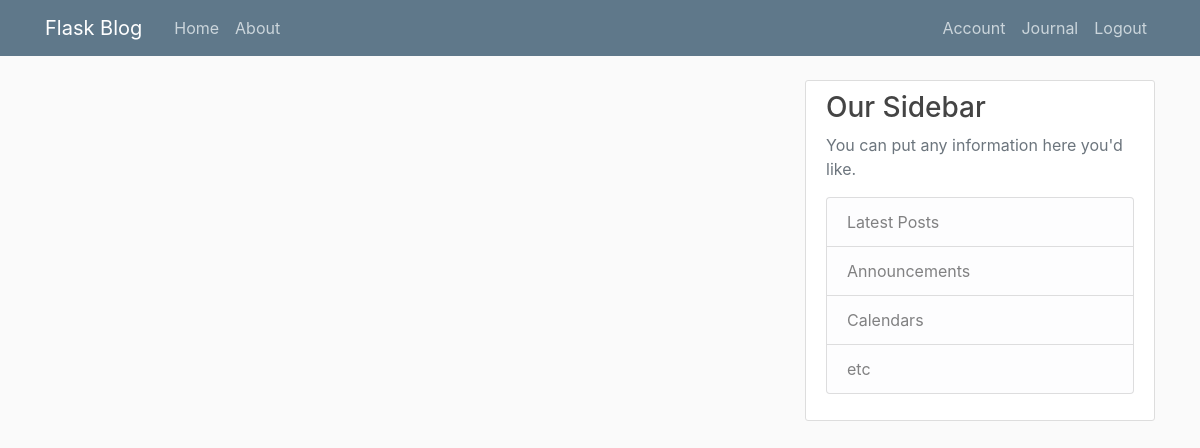
Page /home (signed in) on the earlier database version.
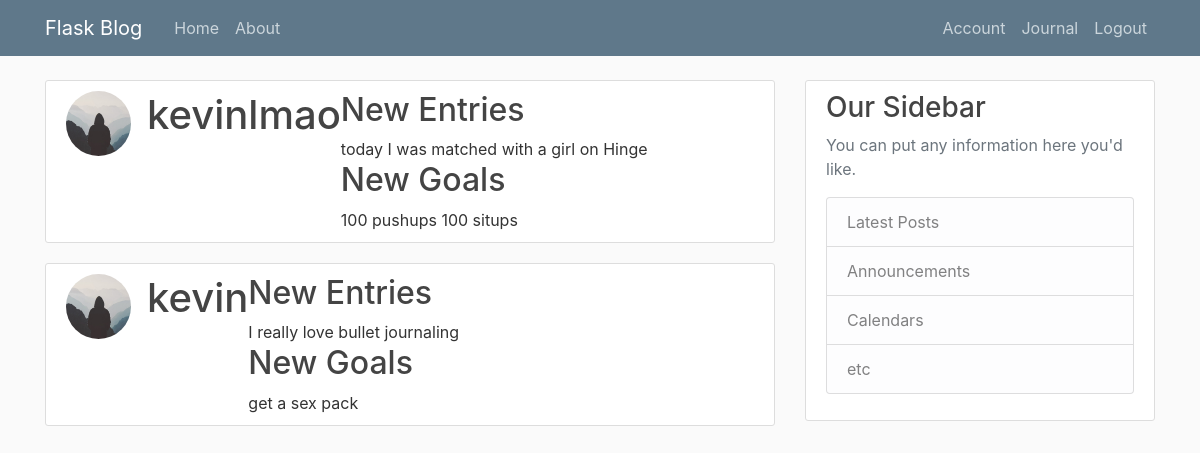
Same page on the later database version.
### flaskblog/models.py (models this page shows)
class User(db.Model, UserMixin):
    id = db.Column(db.Integer, primary_key=True)
    username = db.Column(db.String(20), unique=True, nullable=False)
    email = db.Column(db.String(120), unique=True, nullable=False)
    image_file = db.Column(db.String(20), nullable=False, default='default.jpg')
    password = db.Column(db.String(60), nullable=False)
    pages = db.relationship("Page", backref="user")
    friends = db.relationship("User", secondary=friendship,
                           primaryjoin=id==friendship.c.friend_a_id,
                           secondaryjoin=id==friendship.c.friend_b_id)
    community = db.relationship("Community", secondary=membership, backref="members")
    def __repr__(self):
        return f"User('{self.username}', '{self.email}', '{self.image_file}')"

class Entry(db.Model):
    id = db.Column(db.Integer, primary_key=True)
    page_id = db.Column(db.Integer, db.ForeignKey('page.id'), nullable=False)
    text = db.Column(db.String(500), nullable=False)
    def __repr__(self):
        return f"Entry('{self.text}')"

class Goal(db.Model):
    id = db.Column(db.Integer, primary_key=True)
    page_id = db.Column(db.Integer, db.ForeignKey('page.id'), nullable=False)
    goals = db.Column(db.String(500), nullable=False)
    def __repr__(self):
        return f"Goal('{self.goals}')"

### flaskblog/routes.py (the view)
@app.route("/home", methods=['GET', 'POST'])
@login_required
def home():
    entries = defaultdict(list)
    goals = defaultdict(list)
    print("friends", current_user.friends)
    for friend in current_user.friends:
        print("friend", friend)
        for page in friend.pages:
            print("page", page)
            entries[friend].extend(Entry.query.filter_by(page_id=page.id).all())
            goals[friend].extend(Goal.query.filter_by(page_id=page.id).all())
    print(entries)
    print(goals)
    return render_template('home.html', entries=entries, goals=goals)

### flaskblog/models.py (called while the page is built)
@login_manager.user_loader
def load_user(user_id):
    return User.query.get(int(user_id))

    def __repr__(self):
        return f"Page('{self.title}')"

### flaskblog/templates/home.html
{% extends "layout.html" %}
{% block content %}
    {% for author in entries %}
        <article class="media content-section">
          <img class="rounded-circle article-img" src="{{ url_for('static', filename='profile_pics/' + author.image_file) }}">
          <h1> {{ author.username }} </h1>
          <div class="media-body">
            <h2> New Entries </h2>
            {% for entry in entries[author] %}
              {{ entry.text }}
            {%  endfor %}
            <h2> New Goals </h2>
            {% for goal in goals[author] %}
              {{ goal.goals }}
            {%  endfor %}
          </div>
        </article>
    {% endfor %}
{% endblock content %}

### flaskblog/templates/layout.html (shortened to what this page needs)
<!DOCTYPE html>
<html>
<head>
    <link rel="stylesheet" href="https://maxcdn.bootstrapcdn.com/bootstrap/4.0.0/css/bootstrap.min.css">
    <link rel="stylesheet" type="text/css" href="{{ url_for('static', filename='main.css') }}">
</head>
<body>
    <header class="site-header">
      <nav class="navbar navbar-expand-md navbar-dark bg-steel fixed-top">
        <div class="container">
          <a class="navbar-brand mr-4" href="/">Flask Blog</a>
          <div class="collapse navbar-collapse" id="navbarToggle">
            <div class="navbar-nav mr-auto">
              <a class="nav-item nav-link" href="{{ url_for('home') }}">Home</a>
              <a class="nav-item nav-link" href="{{ url_for('about') }}">About</a>
            </div>
            <div class="navbar-nav">
              {% if current_user.is_authenticated %}
                <a class="nav-item nav-link" href="{{ url_for('account') }}">Account</a>
                <a class="nav-item nav-link" href="{{ url_for('journal') }}">Journal</a>
                <a class="nav-item nav-link" href="{{ url_for('logout') }}">Logout</a>
              {% else %}
                <a class="nav-item nav-link" href="{{ url_for('login') }}">Login</a>
                <a class="nav-item nav-link" href="{{ url_for('register') }}">Register</a>
              {% endif %}
            </div>
          </div>
        </div>
      </nav>
    </header>
    <main role="main" class="container">
      <div class="row">
        <div class="col-md-8">
          {% block content %}{% endblock %}
        </div>
        <div class="col-md-4">
          <div class="content-section">
            <h3>Our Sidebar</h3>
            <p class='text-muted'>You can put any information here you'd like.
              <ul class="list-group">
                <li class="list-group-item list-group-item-light">Latest Posts</li>
                <li class="list-group-item list-group-item-light">Announcements</li>
                <li class="list-group-item list-group-item-light">Calendars</li>
                <li class="list-group-item list-group-item-light">etc</li>
              </ul>
            </p>
          </div>
        </div>
      </div>
    </main>
</body>
</html>

### flaskblog/static/main.css (style rules this page uses)
body { background: #fafafa; color: #333333; margin-top: 5rem; }
h1, h2, h3, h4, h5, h6 { color: #444444; }
.bg-steel { background-color: #5f788a; }
.site-header .navbar-nav .nav-link { color: #cbd5db; }
.content-section { background: #ffffff; padding: 10px 20px; border: 1px solid #dddddd; border-radius: 3px; margin-bottom: 20px; }
.article-img { height: 65px; width: 65px; margin-right: 16px; }

Differences in the rows shown:
now on this page (row unchanged): User: image_file (placeholder picture), username "kevinlmao"
now on this page (row edited): Entry: text "today I was matched with a girl on Hinge", shown under "kevinlmao"
now on this page (row edited): Goal: goals "100 pushups 100 situps", shown under "kevinlmao"
now on this page (row unchanged): User: image_file (placeholder picture), username "kevin"
now on this page (row unchanged): Entry: text "I really love bullet journaling", shown under "kevin"
now on this page (row unchanged): Goal: goals "get a sex pack", shown under "kevin"
